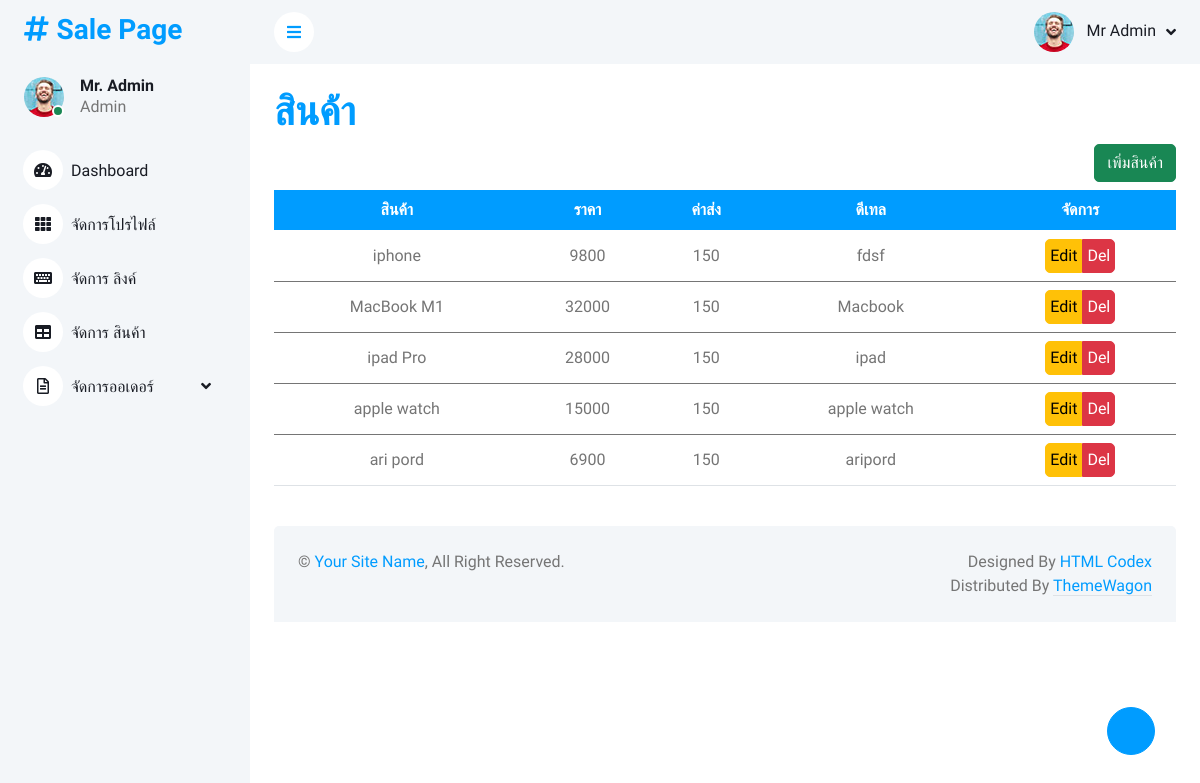
Page /admin/product.php (signed in) on the committed database.
### tables this page shows
CREATE TABLE `tb_product` (
  `id` int(11) NOT NULL,
  `product_name` text,
  `product_price` int(11) DEFAULT NULL,
  `product_delivery` int(11) DEFAULT NULL,
  `product_img` text,
  `detail` text
);

### admin/product.php (the view, shortened to what this page needs)
<?php
require_once("function/head.php");
require_once("function/nav.php");
?>
<div class="container-fluid pt-4 px-4">
    <h1 class="text-primary">สินค้า</h1>
    <button class="float-end btn btn-success mb-2 insert">เพิ่มสินค้า</button>
    <table class="table text-center" id="table_product">
        <thead>
            <tr class="bg-primary text-white">
                <th style="text-align: center;">สินค้า</th>
                <th style="text-align: center;">ราคา</th>
                <th style="text-align: center;">ค่าส่ง</th>
                <th style="text-align: center;">ดีเทล</th>
                <th style="text-align: center;">จัดการ</th>
            </tr>
        </thead>
        <?php
        $sql = "SELECT * FROM tb_product";
        $query = $conn->query($sql);
        while ($row = $query->fetch_array()) {
        ?>
            <tbody>
                <tr class="align-middle">
                    <td><?php echo $row['product_name']; ?></td>
                    <td><?php echo $row['product_price']; ?></td>
                    <td><?php echo $row['product_delivery']; ?></td>
                    <td><?php echo $row['detail']; ?></td>
                    <td>
                        <div class="btn-group">
                            <button class="btn btn-warning p-1 m-0 EditProduct" data-id="<?php echo $row['id']; ?>">Edit</button>
                            <button class="btn btn-danger p-1 m-0 DeleteProduct" data-id="<?php echo $row['id']; ?>">Del</button>
                        </div>
                    </td>
                </tr>
            </tbody>
        <?php } ?>
    </table>
</div>
<?php require_once("function/footer.php"); ?>

### admin/css/style.css (style rules this page uses)
:root { --primary: #009CFF; --light: #F3F6F9; --dark: #191C24; }
.btn { transition: .5s; }

### rows in the picture
tb_product: product_name "iphone", product_price "9800", product_delivery "150", detail "fdsf"
tb_product: product_name "MacBook M1", product_price "32000", product_delivery "150", detail "Macbook"
tb_product: product_name "ipad Pro", product_price "28000", product_delivery "150", detail "ipad"
tb_product: product_name "apple watch", product_price "15000", product_delivery "150", detail "apple watch"
tb_product: product_name "ari pord", product_price "6900", product_delivery "150", detail "aripord"
